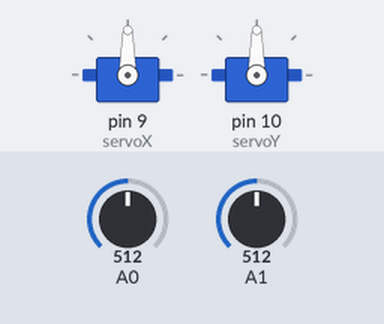
Recording of a sketch running on a simulated Arduino Uno, built with avr-gcc and run on an emulated ATmega328P. On the bench: 2 × servo. Inputs (shaded band) come from the test bench; at power-on: A0 = 512, A1 = 512.

Above: at 1.2 s.
1.3 s: A0 set to 716
At 1.6 s:
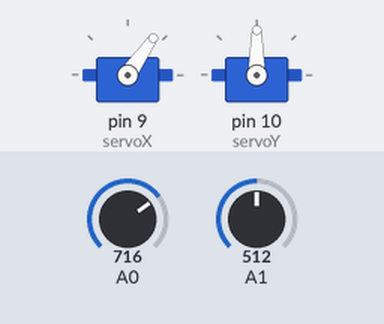
2.8 s: A1 set to 716
At 4.0 s:
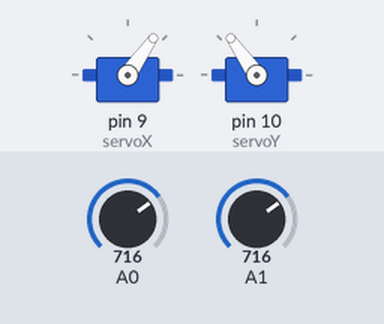
4.3 s: A0 set to 900
At 5.4 s:
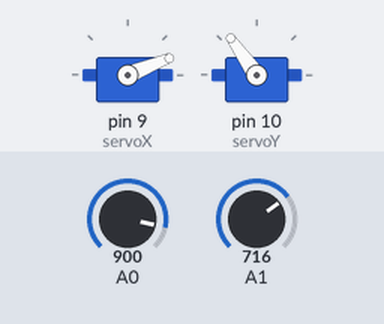
5.8 s: A1 set to 900
At 6.7 s:
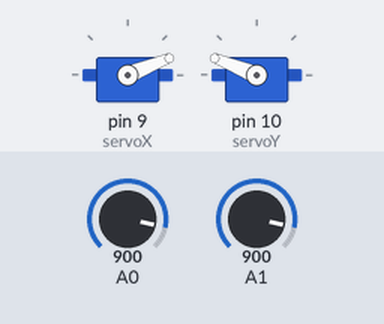
7.3 s: A0 set to 1023
At 8.0 s:
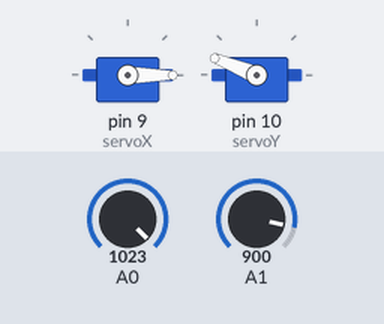
8.8 s: A1 set to 1023
At 9.8 s:
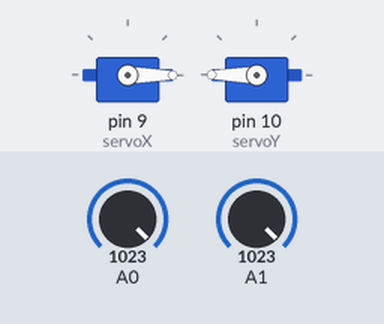
Timing chart, 0 to 11.3 s (numbered marks = the images above; inputs shaded):
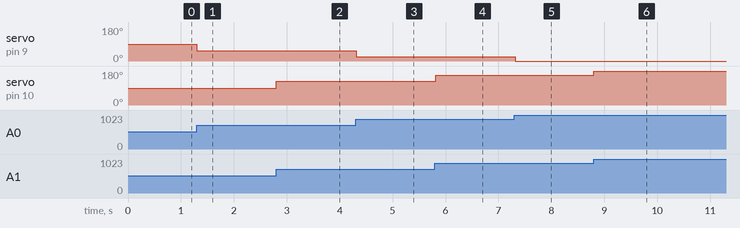

The sketch:

Code.ino
```cpp
#include <Servo.h>

Servo servoX;
Servo servoY;

int lastX = 90;
int lastY = 90;

void setup() {
  servoX.attach(9);
  servoY.attach(10);
}

void loop() {
  int xValue = analogRead(A0);
  int yValue = analogRead(A1);

  int xPos = map(xValue, 0, 1023, 180, 0);  // full inverted X
  int yPos = map(yValue, 0, 1023, 0, 180);  // full Y

  if (abs(xPos - lastX) > 3) {
    servoX.write(xPos);
    lastX = xPos;
  }

  if (abs(yPos - lastY) > 3) {
    servoY.write(yPos);
    lastY = yPos;
  }

  delay(20);
}
```

Measured:
- after the input at 1.3 s, servo on pin 9 (servoX): 90° → 55° at once
- after the input at 2.8 s, servo on pin 10 (servoY): 90° → 125° at once
- after the input at 4.3 s, servo on pin 9 (servoX): 55° → 22° at once
- after the input at 5.8 s, servo on pin 10 (servoY): 125° → 158° at once
- after the input at 7.3 s, servo on pin 9 (servoX): 22° → 0° at once
- after the input at 8.8 s, servo on pin 10 (servoY): 158° → 180° at once
